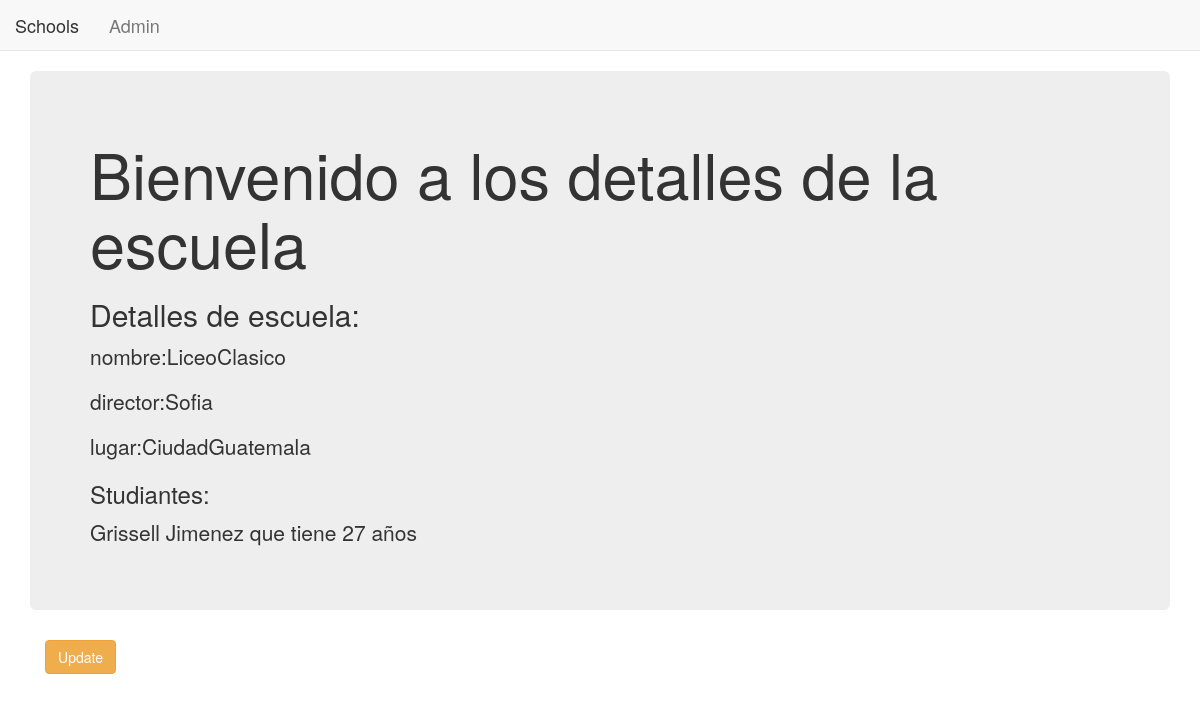
/simple_app/2/, run on the app's committed database.
### simple_app/models.py (models this page shows, shortened)
class School(models.Model):
    name = models.CharField(max_length=200)
    principal = models.CharField(max_length=200)
    location= models.CharField(max_length=200)

class Student(models.Model):
    name = models.CharField(max_length=200)
    age = models.PositiveIntegerField()
    school= models.ForeignKey(School,related_name ='students')

### simple_app/views.py (the view)
# urls.py: url(r'^(?P<pk>\d+)/$', views.SchoolDetailView.as_view(), name = 'detail'),
class SchoolDetailView(DetailView):
    context_object_name = 'school_detail'
    model = models.School
    template_name = 'simple_app/school_detail.html'

### simple_app/templates/simple_app/school_detail.html
{% extends 'simple_app/simple_app_base.html'%}
{% block body_block %}
<div class="jumbotron">
  <h1>Bienvenido a los detalles de la escuela</h1>
  <h2>Detalles de escuela:</h2>
  <p>nombre:{{school_detail.name}}</p>
  <p>director:{{school_detail.principal}}</p>
  <p>lugar:{{school_detail.location}}</p>
  <h3>Studiantes:</h3>
  {% for student in school_detail.students.all %}
    <p>{{student.name}} que tiene {{student.age}} años</p>
  {%endfor%}
</div>
<div class="container">
  <p><a class="btn btn-warning" href="{% url 'simple_app:update' pk=school_detail.pk %}">Update</a></p>
</div>
{% endblock %}

### data on the page
School: name "LiceoClasico", principal "Sofia", location "CiudadGuatemala"
Student: name "Grissell Jimenez", age "27"
